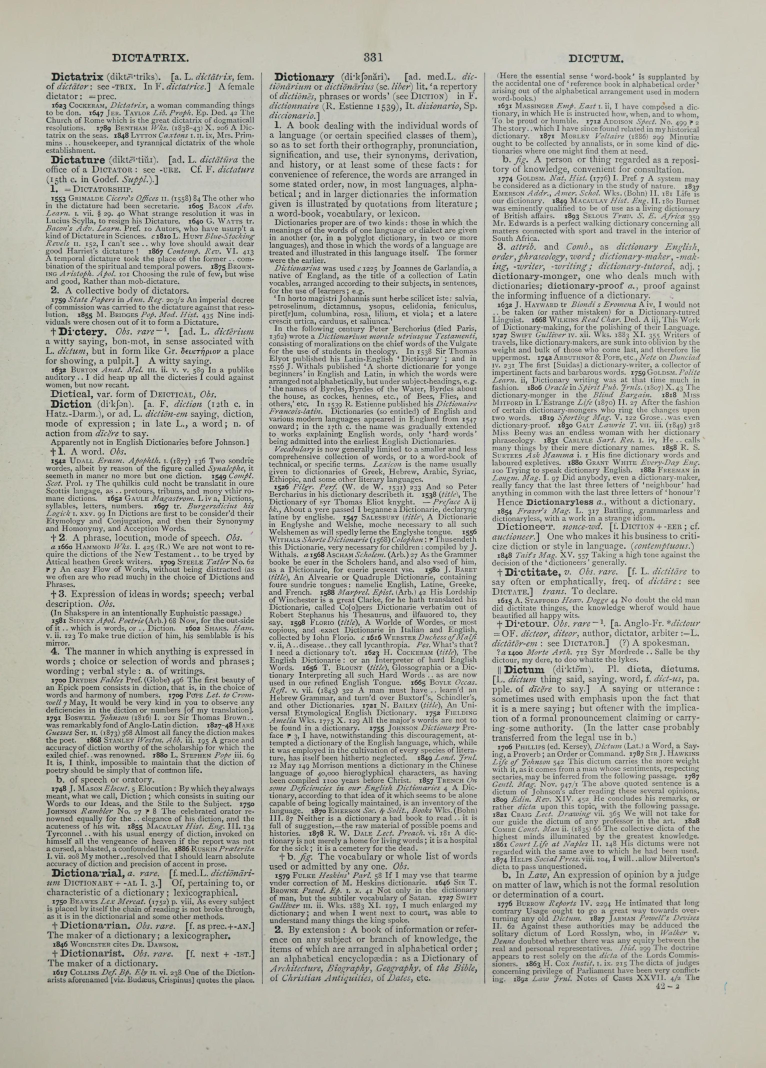
#> input picture motion/kit/sources/dictionary.jpg, 3063 x 4271 px (shown at 1/4 size)
$ python -i plates.py   (imports and definitions only)
#> lines starting #> are read from the running program, lines starting #| are printed output that depends on the picture
#> further down, picture is the input picture: shape (4271, 3063, 3); mean B, G, R 170.5, 180.8, 181.1
"""Bakes the film's page plates from the raw scans (copied from the dictionary
treatment lane, motion/concepts/modern-hebrew/dictionary/tools/plates.py, with
the leaves this film does not use removed).

Each scan is flat-fielded so its paper reads as one even tone, then printed
onto the film's paper colour. The paper estimate is the page with its type
removed (a max filter on a 1/8 copy, which is wider than any stroke), blurred
and scaled back up; dividing by it removes the scanner's light fall-off and
the gutter shadow and leaves the ink, the stamps and the paper's own fibres as
they were scanned. Nothing is retouched: no stamp, mark or blemish is removed.

    python3 tools/plates.py            every plate
    python3 tools/plates.py v1-n131    one plate

Writes assets/plates/<name>.jpg (JPEG quality 95, no chroma subsampling) at
the scan's own resolution (or a stated scale) and prints the size, so lib/data.js can use scan pixels as coordinates.
"""
import sys
from pathlib import Path

import numpy as np
from PIL import Image, ImageFilter

ROOT = Path(__file__).resolve().parent.parent
RAW = ROOT / 'assets' / 'raw'
OUT = ROOT / 'assets' / 'plates'

# The film's paper, sampled from vol. 1, p. 110 (median of the brightest 40 %).
PAPER = np.array([219, 207, 186], dtype=np.float32)
GHOST = 0.06
KNEE = 10.0

# name: (raw file, scale, flat-field). Scale 1 keeps scan pixels as the
# coordinate system. Photographs are not flat-fielded.
PLATES = {
    'v1-n12': ('v1-n12.jpg', 1.0, True),    # vol. 1, Hebrew title page
    'v1-n16': ('v1-n16.jpg', 1.0, True),    # vol. 1, note and key of signs
    'v1-n19': ('v1-n19.jpg', 1.0, True),    # vol. 1, abbreviations end, funders and committee
    'v1-n131': ('v1-n131.jpg', 1.0, True),  # vol. 1, p. 110
    'v4-n408': ('v4-n408.jpg', 1.0, True),  # vol. 4, p. 1806
}


def flat_field(rgb: np.ndarray) -> np.ndarray:
    h, w, _ = rgb.shape
#> h = 4271; w = 3063
    small = (max(1, w // 8), max(1, h // 8))
#> small = (382, 533)
    out = np.empty_like(rgb, dtype=np.float32)
    for c in range(3):
        ch = Image.fromarray(rgb[:, :, c].astype(np.uint8))
        bg = ch.resize(small, Image.BOX).filter(ImageFilter.MaxFilter(9))
        bg = bg.filter(ImageFilter.GaussianBlur(10)).resize((w, h), Image.BICUBIC)
        bgf = np.maximum(np.asarray(bg, dtype=np.float32), 40.0)
        out[:, :, c] = rgb[:, :, c] / bgf
#> this loop made 3 passes
#> pass 1, in flat_field, `bg = ch.resize(small, Image.BOX).filter(ImageFilter.MaxFilter(9))`:
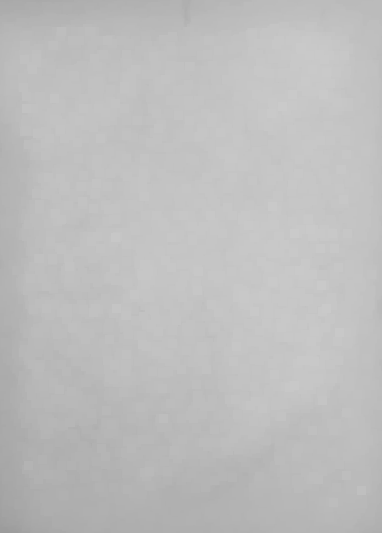
#> bg: PIL image 382x533 L; min 155, max 202, mean 189.5
#> after the loop:
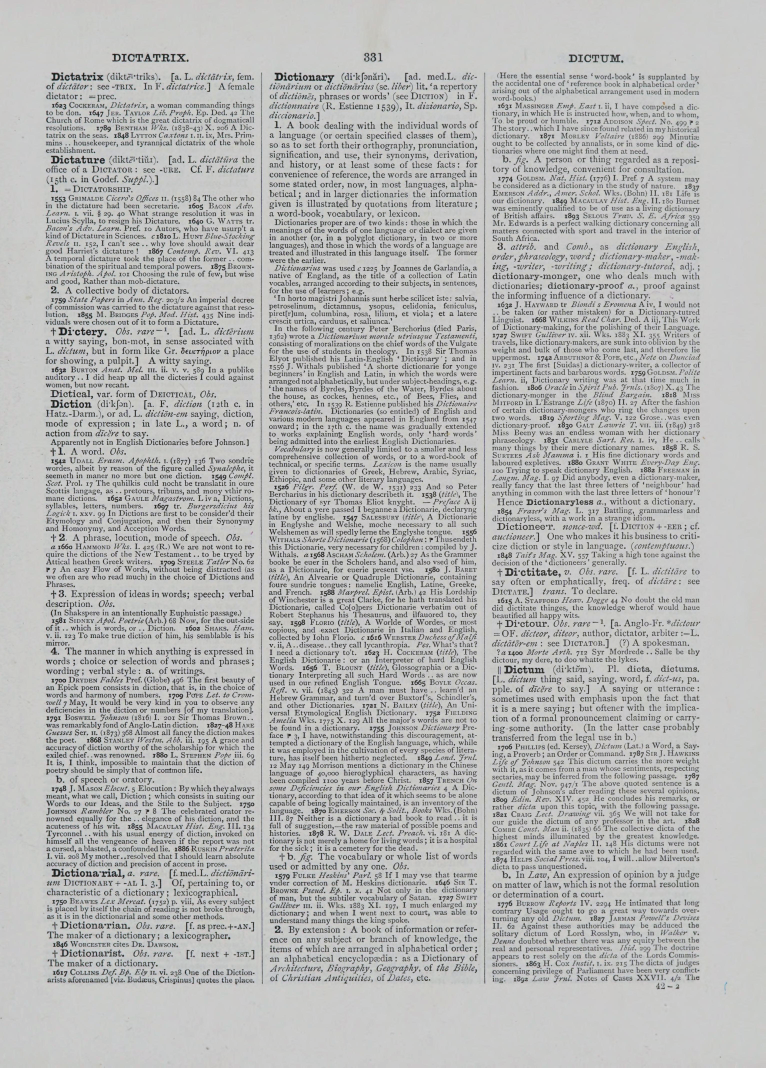
#> out: shape (4271, 3063, 3) float32 (shown at 1/4 size); mean B, G, R 0.917, 0.92, 0.918; drawn with min black and max white
    return out


def bake(name: str) -> None:
    src, scale, ff = PLATES[name]
    im = Image.open(RAW / src).convert('RGB')
    if scale != 1.0:
        im = im.resize((round(im.width * scale), round(im.height * scale)), Image.LANCZOS)
    rgb = np.asarray(im, dtype=np.float32)
    if ff:
        norm = flat_field(rgb)
        # The flat field divides by the page's brightest paper, so the paper's
        # median sits a few levels under 1. Rescale each channel so the median
        # of the paper (every pixel above the 30th luminance percentile, which
        # leaves out the ink) is exactly 1: the plate's paper then prints at
        # the film's paper colour, and the body window shows no seam where the
        # page meets the margins.
        lum = norm.mean(axis=2)
        paper = lum > np.percentile(lum, 30)
        norm = norm / np.median(norm[paper], axis=0)
        baked = np.clip(np.round(norm * PAPER), 0, 255).astype(np.uint8)
    else:
        baked = rgb.astype(np.uint8)
    OUT.mkdir(parents=True, exist_ok=True)
    Image.fromarray(baked).save(OUT / f'{name}.jpg', quality=95, subsampling=0)
    if ff:
        # The ghost: the same scan with its ink lowered to about a tenth of its
        # contrast (6 % past the knee), so a passage can be isolated by showing the ghost round
        # it. The paper's own fibres (deviations under KNEE levels) are kept
        # as scanned, so the paper reads the same inside and outside.
        b = baked.astype(np.float32)
        dl = PAPER.mean() - b.mean(axis=2, keepdims=True)
        f = np.where(dl > KNEE, (KNEE + (dl - KNEE) * GHOST) / np.maximum(dl, 1e-3), 1.0)
        ghost = np.clip(PAPER - (PAPER - b) * f, 0, 255).astype(np.uint8)
        Image.fromarray(ghost).save(OUT / f'{name}-ghost.jpg', quality=95, subsampling=0)
    print(f'{name}: {im.width} x {im.height}')


# [4 lines not run here, left out]

>>> import cv2
>>> picture = cv2.imread('../../../kit/sources/dictionary.jpg')
>>> result = flat_field(picture)
